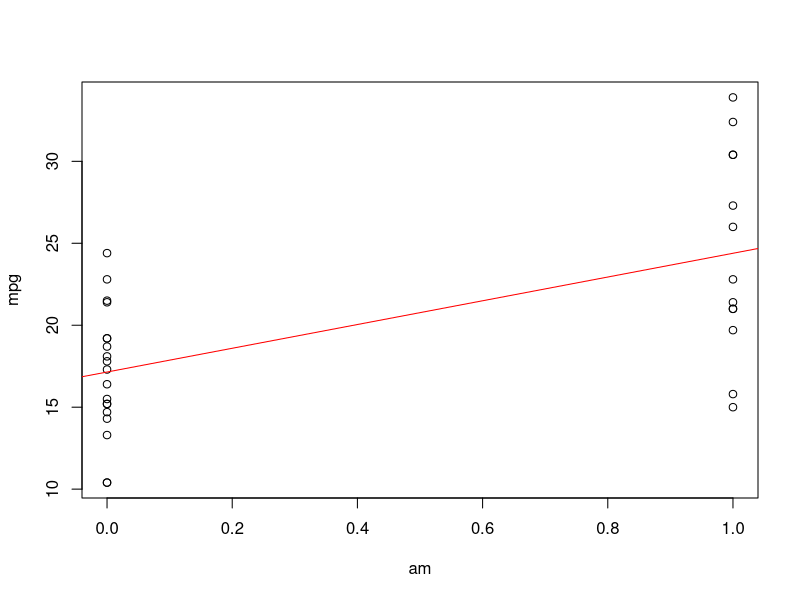
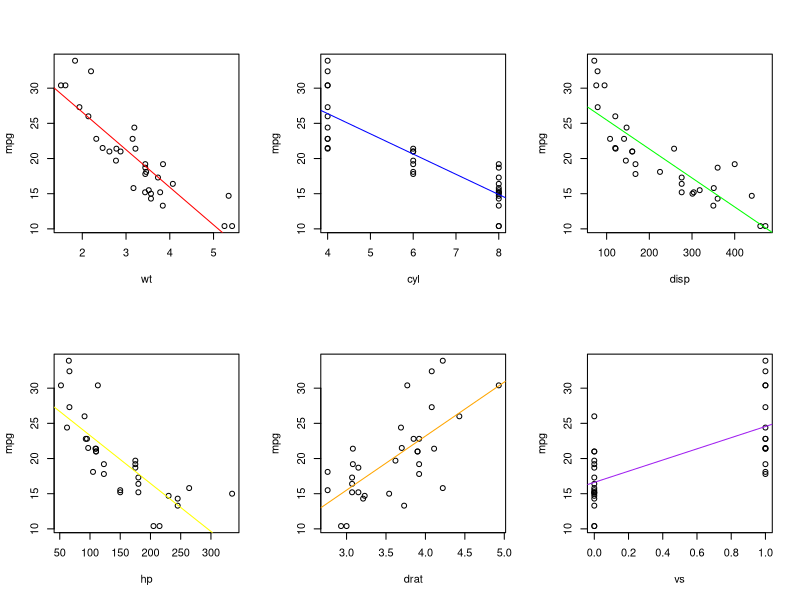
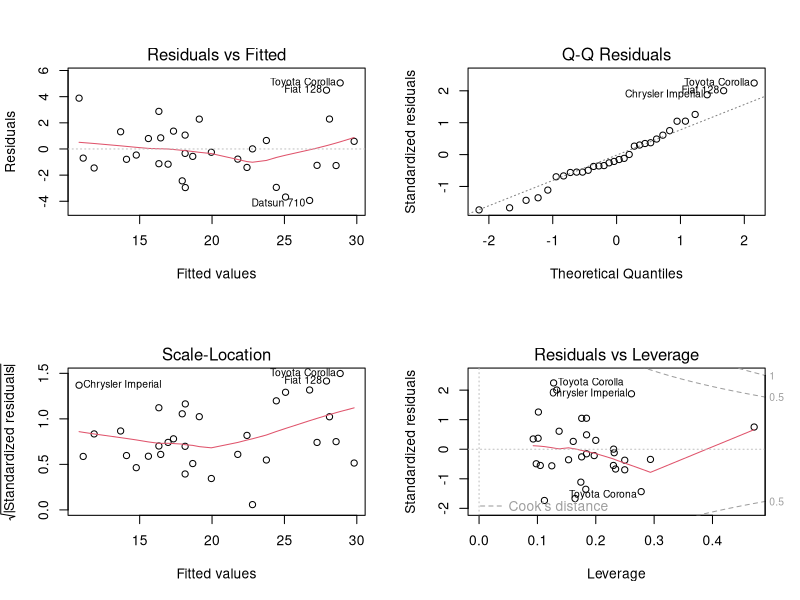

R code for these plots, in order:
## ---- chunk 1
data(mtcars)
## ---- chunk 2
plot(mpg~am,data=mtcars)
abline(lm(mtcars$mpg~mtcars$am),col="red")
## ---- chunk 3
cor(mtcars$mpg,mtcars)
## ---- chunk 4
par(mfrow=c(2,3))
plot(mpg~wt,data=mtcars)
abline(lm(mtcars$mpg~mtcars$wt),col="red")
plot(mpg~cyl,data=mtcars)
abline(lm(mtcars$mpg~mtcars$cyl),col="blue")
plot(mpg~disp,data=mtcars)
abline(lm(mtcars$mpg~mtcars$disp),col="green")
plot(mpg~hp,data=mtcars)
abline(lm(mtcars$mpg~mtcars$hp),col="yellow")
plot(mpg~drat,data=mtcars)
abline(lm(mtcars$mpg~mtcars$drat),col="orange")
plot(mpg~vs,data=mtcars)
abline(lm(mtcars$mpg~mtcars$vs),col="purple")
## ---- chunk 5
mtcars$am<-factor(mtcars$am)
mtcars$cyl<-factor(mtcars$cyl)
fit<-lm(mpg~wt+cyl+disp+hp+drat+vs+am,mtcars)
summary(fit)
## ---- chunk 6
mtcars$am<-factor(mtcars$am)
mtcars$cyl<-factor(mtcars$cyl)
fit<-lm(mpg~wt+cyl+hp+am,mtcars)
summary(fit)
par(mfrow=c(2,2))
plot(fit)
